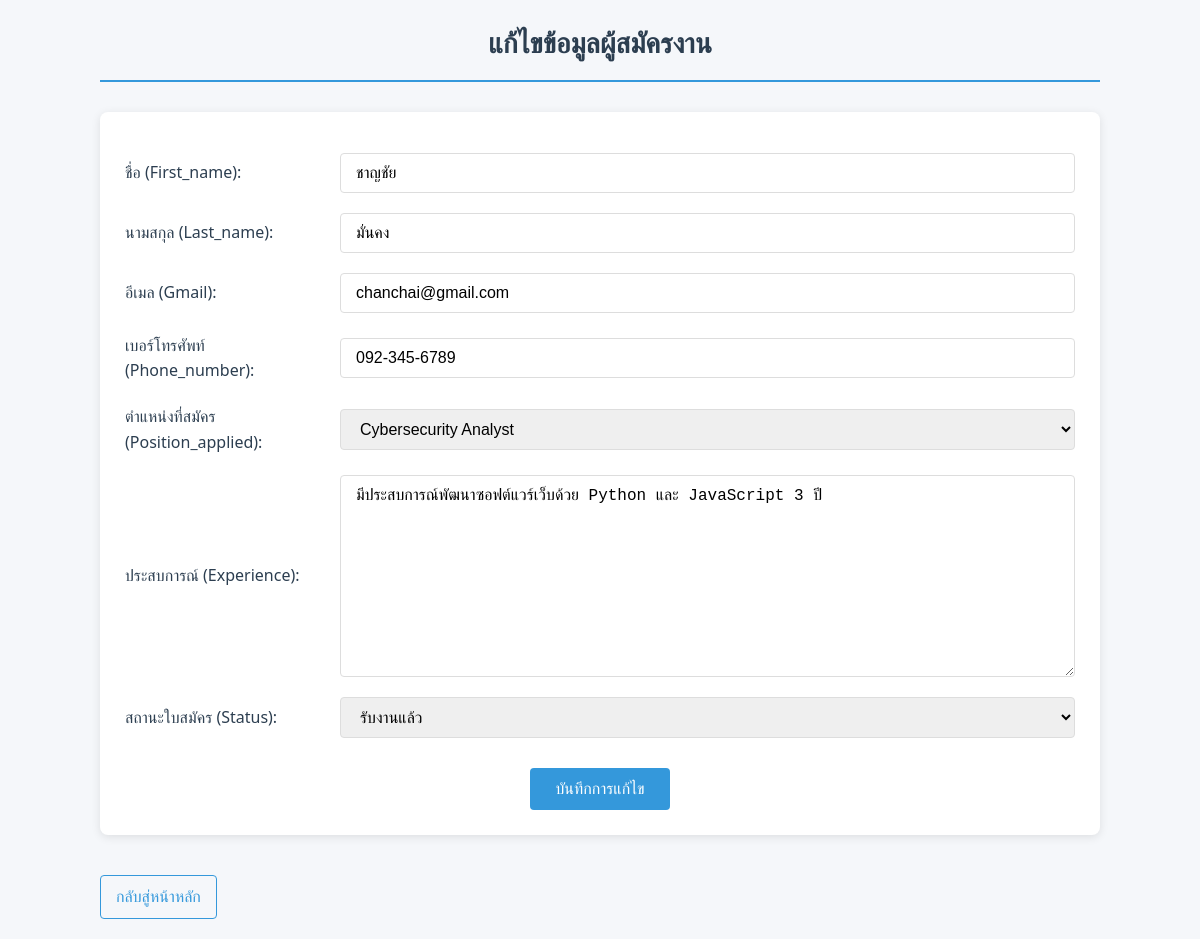
The page /edit/23/ on the database its author committed.
### myapp/models.py (models this page shows, shortened)
class person(models.Model):
    STATUS_CHOICES = [
        ('waiting','รอสัมภาษณ์'),
        ('interviewed','สัมภาษณ์แล้ว'),
        ('hired','รับงานแล้ว'),
        ('not_passed','ไม่ผ่าน'),
    ]
    POSITION_CHOICES = [
    ('UX/UI Designer', 'UX/UI Designer'),
    ('Software Developer/Engineer', 'Software Developer/Engineer'),
    ('Data Scientist', 'Data Scientist'),
    ('Cybersecurity Analyst', 'Cybersecurity Analyst'),
    ('Cloud Engineer/Architect', 'Cloud Engineer/Architect'),
    ('DevOps Engineer', 'DevOps Engineer'),
    ('Network Engineer', 'Network Engineer'),
    ('IT Project Manager', 'IT Project Manager'),
    ('Database Administrator (DBA)', 'Database Administrator (DBA)'),
]
    first_name = models.CharField("ชื่อ (First_name)",max_length=100)
    last_name = models.CharField("นามสกุล (Last_name)",max_length=100)
    gmail = models.EmailField("อีเมล (Gmail)")
    phone_number = models.CharField("เบอร์โทรศัพท์ (Phone_number)",max_length=15)
    position_applied = models.CharField("ตำแหน่งที่สมัคร (Position_applied)",max_length=100,
                                        choices=POSITION_CHOICES)
    experience = models.TextField("ประสบการณ์ (Experience)")
    application_status = models.CharField("สถานะใบสมัคร (Status)",max_length=11,
                                          choices=STATUS_CHOICES , default='waiting')

### myapp/views.py (the view)
# urls.py: path('edit/<int:pk>/', views.edit_application, name='edit_application'),
def edit_application(request, pk):
    application = get_object_or_404(person, pk=pk)
    if request.method == 'POST':
        form = EditForm(request.POST, instance=application)
        if form.is_valid():
            form.save()
            return redirect('home')
    else:
        form = EditForm(instance=application)
    return render(request, 'edit.html', {'form': form, 'application': application})

### myapp/forms.py
class EditForm(forms.ModelForm):
    class Meta:
        model = person
        fields = ['first_name', 'last_name', 'gmail', 'phone_number', 'position_applied', 'experience', 'application_status']
        widgets = {
            'application_status': forms.Select(choices=person.STATUS_CHOICES),
        }

### myapp/templates/edit.html (shortened to what this page needs)
{% block content %}
      <h1>แก้ไขข้อมูลผู้สมัครงาน</h1>
      <form method="post">
        {{ form.as_p }}
        <button type="submit">บันทึกการแก้ไข</button>
      </form>
      <a href="{% url 'home'%}">กลับสู่หน้าหลัก</a>
    </body>
    </html>
{% endblock %}

### myapp/templates/edit.html (style rules this page uses)
h1 { color: #2c3e50; text-align: center; margin-bottom: 30px; padding-bottom: 15px; border-bottom: 2px solid #3498db; font-size: 28px; }
form { background-color: white; padding: 25px; border-radius: 8px; box-shadow: 0 2px 10px rgba(0, 0, 0, 0.1); margin-bottom: 20px; }
form p { margin-bottom: 20px; display: flex; flex-wrap: wrap; align-items: center; }
form p label { width: 200px; font-weight: 500; margin-right: 15px; color: #2c3e50; }
input[type="text"], input[type="email"], input[type="tel"], input[type="date"], select, textarea { flex: 1; padding: 10px 15px; border: 1px solid #ddd; border-radius: 4px; font-size: 16px; transition: border-color 0.3s; }
button[type="submit"] { background-color: #3498db; color: white; border: none; padding: 12px 25px; font-size: 16px; border-radius: 4px; cursor: pointer; transition: background-color 0.3s; display: block; margin: 30px auto 0; }
a { display: inline-block; margin-top: 20px; color: #3498db; text-decoration: none; padding: 8px 15px; border: 1px solid #3498db; border-radius: 4px; transition: all 0.3s; }

### rows shown on the page
person: first_name "ชาญชัย", last_name "มั่นคง", gmail "chanchai@gmail.com", phone_number "092-345-6789", position_applied "Cybersecurity Analyst", experience "มีประสบการณ์พัฒนาซอฟต์แวร์เว็บด้วย Python และ JavaScript 3 ปี", application_status "รับงานแล้ว"
